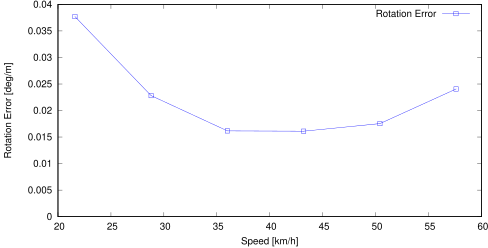

This figure's gnuplot source:
set term postscript eps enhanced color
set output "06_avg_rs.eps"
set size ratio 0.5
set yrange [0:*]
set xlabel "Speed [km/h]"
set ylabel "Rotation Error [deg/m]"
plot "06_avg_rs.txt" using ($1*3.6):($2*57.3) title 'Rotation Error' lc rgb "#0000FF" pt 4 w linespoints
